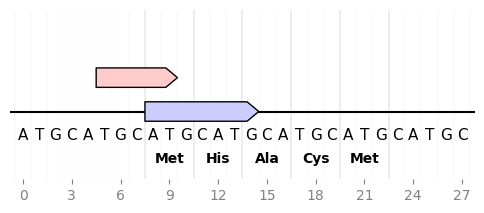

Write the Python code that produced this figure.
from dna_features_viewer import GraphicFeature, GraphicRecord

record = GraphicRecord(sequence="ATGCATGCATGCATGCATGCATGCATGC", features=[
    GraphicFeature(start=5, end=10, strand=+1, color='#ffcccc'),
    GraphicFeature(start=8, end=15, strand=+1, color='#ccccff')
])

ax, _ = record.plot(figure_width=5)
record.plot_sequence(ax)
record.plot_translation(ax, (8, 23), fontdict={'weight': 'bold'})
ax.figure.savefig('sequence_and_translation.png', bbox_inches='tight')
